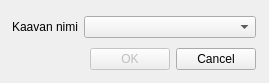
<?xml version="1.0" encoding="UTF-8"?>
<ui version="4.0">
 <class>Dialog</class>
 <widget class="QDialog" name="Dialog">
  <property name="geometry">
   <rect>
    <x>0</x>
    <y>0</y>
    <width>269</width>
    <height>83</height>
   </rect>
  </property>
  <property name="windowTitle">
   <string>Muuta keskeneräiseksi</string>
  </property>
  <widget class="QWidget" name="">
   <property name="geometry">
    <rect>
     <x>12</x>
     <y>12</y>
     <width>244</width>
     <height>63</height>
    </rect>
   </property>
   <layout class="QVBoxLayout" name="verticalLayout">
    <item>
     <layout class="QHBoxLayout" name="horizontalLayout">
      <item>
       <widget class="QLabel" name="label_2">
        <property name="text">
         <string>Kaavan nimi</string>
        </property>
       </widget>
      </item>
      <item>
       <widget class="QComboBox" name="spatialPlanNameComboBox">
        <property name="enabled">
         <bool>true</bool>
        </property>
        <property name="sizePolicy">
         <sizepolicy hsizetype="Preferred" vsizetype="Fixed">
          <horstretch>1</horstretch>
          <verstretch>0</verstretch>
         </sizepolicy>
        </property>
        <property name="maximumSize">
         <size>
          <width>200</width>
          <height>16777215</height>
         </size>
        </property>
       </widget>
      </item>
     </layout>
    </item>
    <item>
     <layout class="QHBoxLayout" name="horizontalLayout_2">
      <item>
       <spacer name="horizontalSpacer">
        <property name="orientation">
         <enum>Qt::Horizontal</enum>
        </property>
        <property name="sizeHint" stdset="0">
         <size>
          <width>40</width>
          <height>20</height>
         </size>
        </property>
       </spacer>
      </item>
      <item>
       <widget class="QPushButton" name="acceptPushButton">
        <property name="enabled">
         <bool>false</bool>
        </property>
        <property name="text">
         <string>OK</string>
        </property>
       </widget>
      </item>
      <item>
       <widget class="QPushButton" name="rejectPushButton">
        <property name="text">
         <string>Cancel</string>
        </property>
       </widget>
      </item>
     </layout>
    </item>
   </layout>
  </widget>
 </widget>
 <resources/>
 <connections>
  <connection>
   <sender>acceptPushButton</sender>
   <signal>clicked()</signal>
   <receiver>Dialog</receiver>
   <slot>accept()</slot>
   <hints>
    <hint type="sourcelabel">
     <x>107</x>
     <y>58</y>
    </hint>
    <hint type="destinationlabel">
     <x>199</x>
     <y>149</y>
    </hint>
   </hints>
  </connection>
  <connection>
   <sender>rejectPushButton</sender>
   <signal>clicked()</signal>
   <receiver>Dialog</receiver>
   <slot>reject()</slot>
   <hints>
    <hint type="sourcelabel">
     <x>207</x>
     <y>58</y>
    </hint>
    <hint type="destinationlabel">
     <x>199</x>
     <y>149</y>
    </hint>
   </hints>
  </connection>
 </connections>
</ui>
